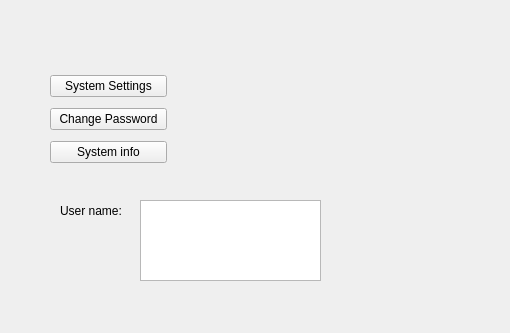
<?xml version="1.0" encoding="UTF-8"?>
<ui version="4.0">
 <class>NewForm</class>
 <widget class="QWidget" name="NewForm">
  <property name="geometry">
   <rect>
    <x>0</x>
    <y>0</y>
    <width>510</width>
    <height>333</height>
   </rect>
  </property>
  <property name="windowTitle">
   <string>Form</string>
  </property>
  <widget class="QWidget" name="layoutWidget">
   <property name="geometry">
    <rect>
     <x>50</x>
     <y>70</y>
     <width>117</width>
     <height>101</height>
    </rect>
   </property>
   <layout class="QVBoxLayout" name="verticalLayout">
    <item>
     <widget class="QPushButton" name="pushButton">
      <property name="text">
       <string>System Settings</string>
      </property>
     </widget>
    </item>
    <item>
     <widget class="QPushButton" name="pushButton_2">
      <property name="text">
       <string>Change Password</string>
      </property>
     </widget>
    </item>
    <item>
     <widget class="QPushButton" name="pushButton_3">
      <property name="text">
       <string>System info</string>
      </property>
     </widget>
    </item>
   </layout>
  </widget>
  <widget class="QLabel" name="label">
   <property name="geometry">
    <rect>
     <x>60</x>
     <y>200</y>
     <width>81</width>
     <height>21</height>
    </rect>
   </property>
   <property name="text">
    <string>User name:</string>
   </property>
  </widget>
  <widget class="QTextBrowser" name="textBrowser">
   <property name="geometry">
    <rect>
     <x>140</x>
     <y>200</y>
     <width>181</width>
     <height>81</height>
    </rect>
   </property>
  </widget>
 </widget>
 <resources/>
 <connections/>
</ui>
